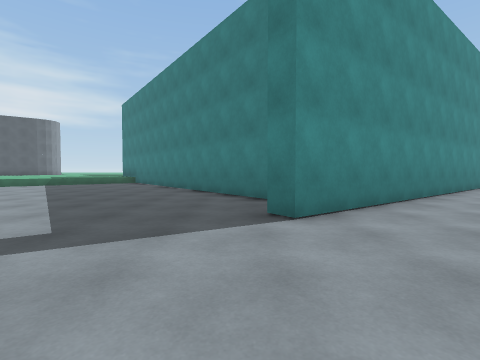
View 1 (above)

15 first-person views from a walk through a scene from a Unity 3-D project. The camera is 1.2 m above the floor, tilts 2° down and sees 85° across. The floor is counted in squares, 2 m on a side. Each view is taken from the middle of a square. On the plan, view 1 faces up. The plan holds only what a view shows up to about 9 squares ahead; the rest is blank. The place goes on beyond the plan.

View 2
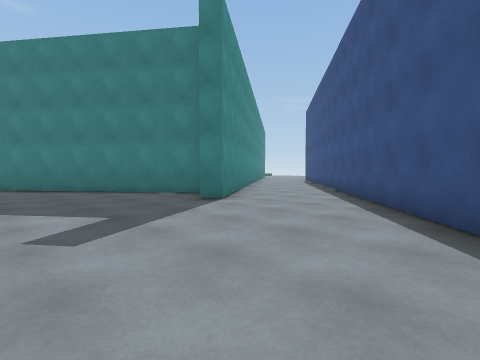

View 3
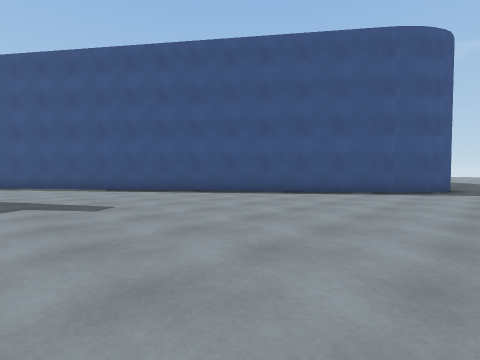

View 4
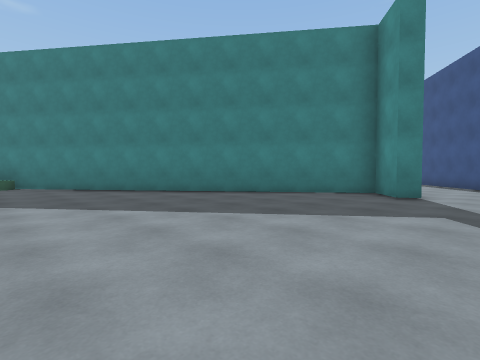

View 5
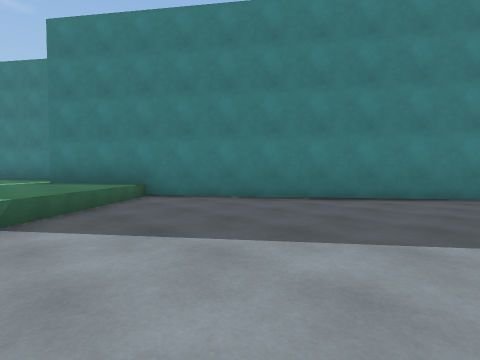

View 6
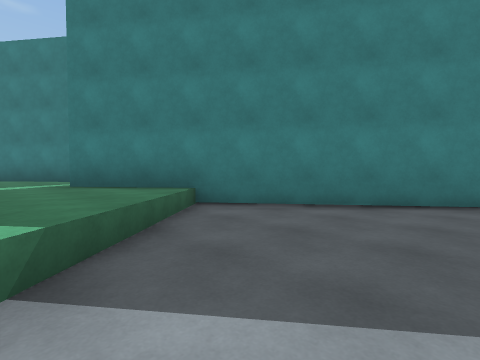

View 7
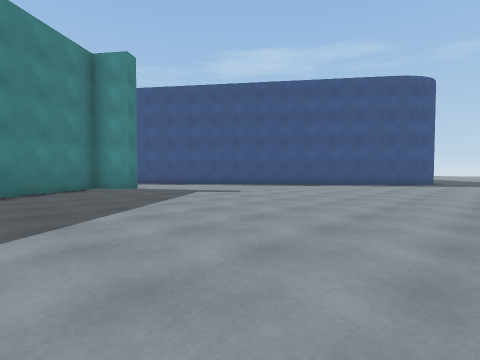

View 8
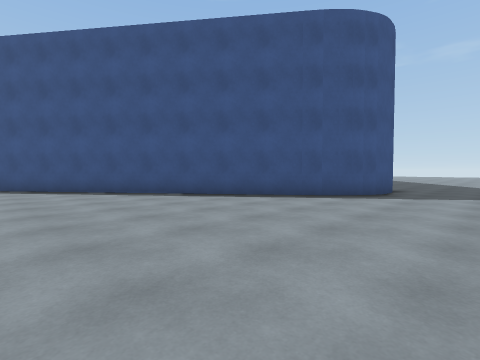

View 9
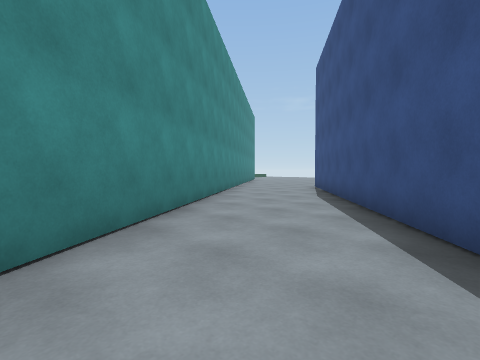

View 10
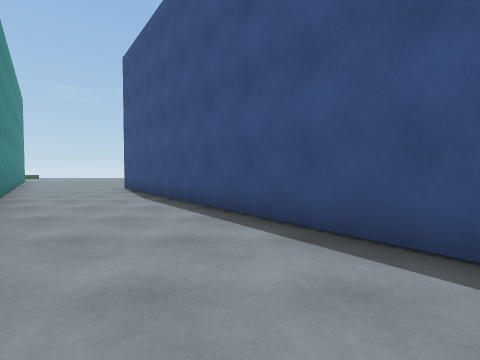

View 11
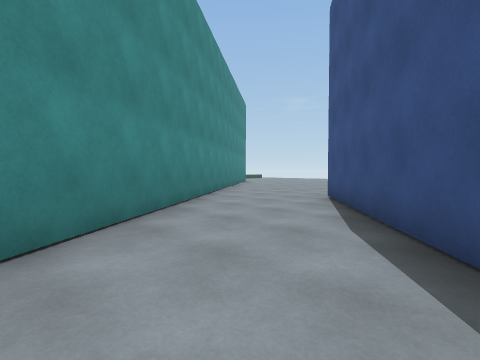

View 12
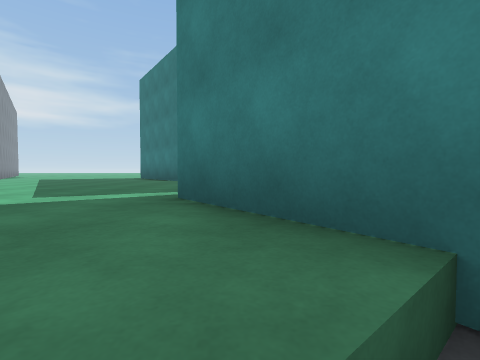

View 13
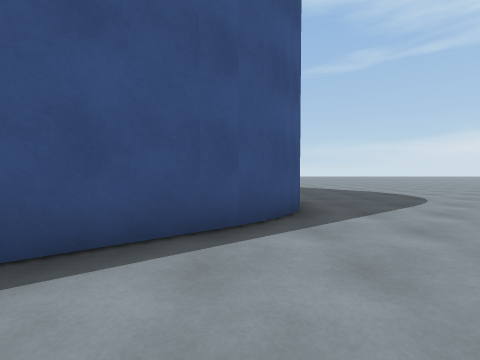

View 14
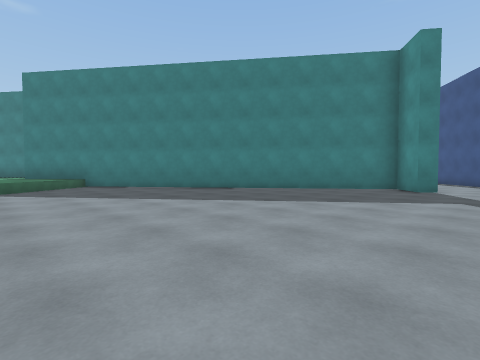

View 15
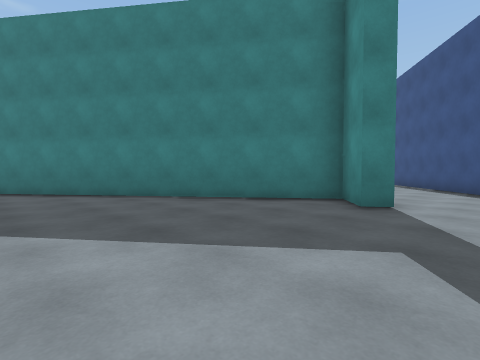

### Floor plan
Key: @ floor where view 1 was taken; # wall or solid block; . floor; ^ raised ledge.
Columns run from 8 left of view 1 to 13 right of it. Each row starts with its distance up from view 1.
 21 ^
 20 ^^
 19 ^^
 18 ^^^
 17 ^^^
 16 ^^
 15 ^^^
 14 ^^^^
 13 ^^^##
 12 ^^..##             ##
 11 ^....#            ##.
 10 .....##         ###...
  9 ......##       ##.....
  8 .......##     ##.....
  7 ........#   ###....##
  6 ........## ##....###
  5 .........###....##
  4 .........##....##
  3 .............###
  2 ............##
  1 ...........##
  0 ........@.##
 -1 ........###
 -2 .......##
 -3 ......##
 -4 ....###
 -5 ...##
 -6 ..##
 -7 ..#

Where each view was taken, in squares from view 1:
view 1: 0 up, 0 right, facing up
view 2: 1 down, 3 left, facing up-right
view 3: 3 up, 7 left, facing down-right
view 4: 2 up, 6 left, facing up-right
view 5: 7 up, 8 left, facing up-right
view 6: 9 up, 8 left, facing up-right
view 7: 7 up, 8 left, facing down-right
view 8: 1 up, 8 left, facing down-right
view 9: 3 up, 3 right, facing up-right
view 10: 4 up, 3 right, facing right
view 11: 5 up, 6 right, facing up-right
view 12: 12 up, 6 left, facing up
view 13: 2 down, 5 left, facing down
view 14: 2 up, 8 left, facing up-right
view 15: 2 up, 4 left, facing up-right
